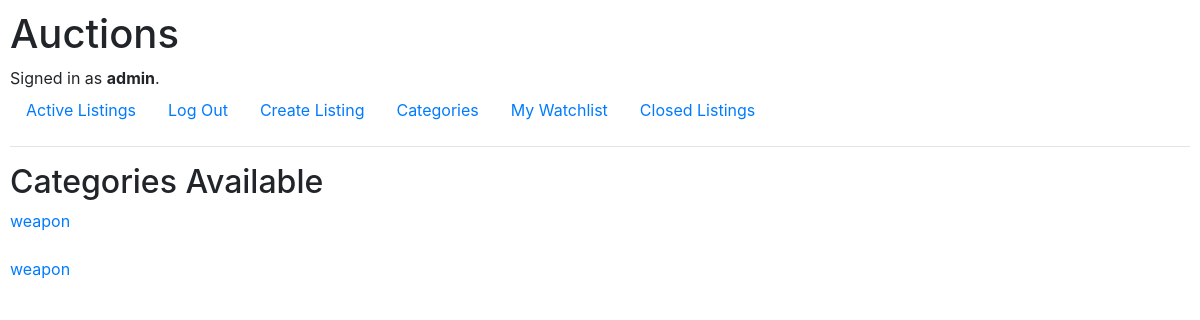
The page /categories/ (signed in) on the database as committed earlier.
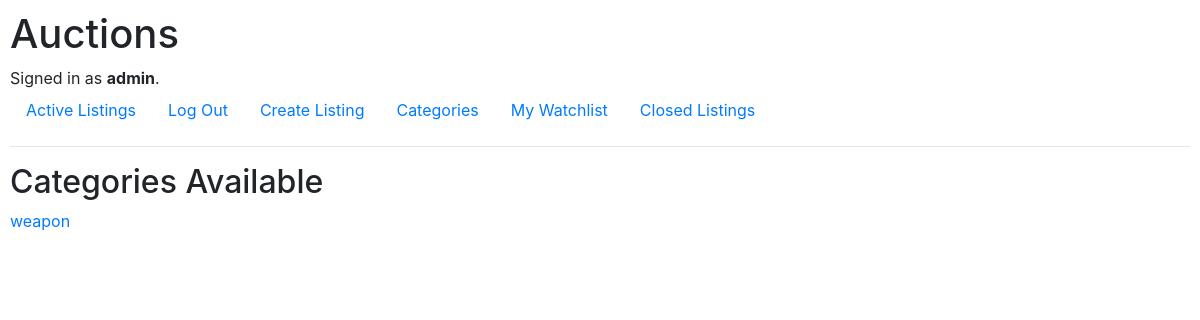
The same page on the database as committed later.
### auctions/models.py (models this page shows, shortened)
class User(AbstractUser):
    listing_items_added_to_watchlist = models.ManyToManyField('Listing', related_name='watchlist_users')
    pass

class Listing(models.Model):
    listing_name = models.CharField(max_length=200)
    listing_description = models.CharField(max_length=1000)
    listing_price = models.IntegerField()
    listing_category = models.CharField(max_length=200)
    listing_image_url = models.URLField()
    listing_created_by = models.ForeignKey(User, null=True, on_delete=models.CASCADE)
    listing_bid_by = models.ForeignKey(User, null=True, on_delete=models.CASCADE, related_name="winning_bidder")
    listing_active = models.BooleanField(default=True)

### auctions/views.py (the view)
# urls.py: path("categories/", views.categories, name="categories"),
def categories(request):
    all_listings = Listing.objects.all()
    all_categories = Listing.objects.values('listing_category').distinct()
    return render(request, "auctions/categories.html", {"all_categories":all_categories, "all_listings":all_listings})

### auctions/templates/auctions/categories.html
{% extends "auctions/layout.html" %}
{% block body %}
    <h2>Categories Available</h2>
        {% for item in all_listings %}
            {% if item.listing_active %}
                <a href="{% url 'clicked_categories' item.listing_category %}">{{ item.listing_category }}</a>
                <br></br>
            {% endif %}
        {% endfor %}
{% endblock %}

### auctions/templates/auctions/layout.html (shortened to what this page needs)
{% load static %}
<!DOCTYPE html>
<html lang="en">
    <head>
        <link rel="stylesheet" href="https://stackpath.bootstrapcdn.com/bootstrap/4.4.1/css/bootstrap.min.css">
        <link href="{% static 'auctions/styles.css' %}" rel="stylesheet">
    </head>
    <body>
        <h1>Auctions</h1>
        <div>
            {% if user.is_authenticated %}
                Signed in as <strong>{{ user.username }}</strong>.
            {% else %}
                Not signed in.
            {% endif %}
        </div>
        <ul class="nav">
            <li class="nav-item">
                <a class="nav-link" href="{% url 'index' %}">Active Listings</a>
            </li>
            {% if user.is_authenticated %}
                <li class="nav-item">
                    <a class="nav-link" href="{% url 'logout' %}">Log Out</a>
                </li>
                <li class="nav-item">
                    <a class="nav-link" href="{% url 'create' %}">Create Listing</a>
                </li>
                <li class="nav-item">
                    <a class="nav-link" href="{% url 'categories' %}">Categories</a>
                </li>
                <li class="nav-item">
                    <a class="nav-link" href="{% url 'watchlist' %}">My Watchlist</a>
                </li>
                <li class="nav-item">
                    <a class="nav-link" href="{% url 'closed_listings' %}">Closed Listings</a>
                </li>
            {% endif %}
        </ul>
        <hr>
        {% block body %}
        {% endblock %}
    </body>
</html>

### auctions/static/auctions/styles.css (style rules this page uses)
body { padding: 10px; }

Rows that differ between the two databases and show on the page:
no longer on this page (row edited): Listing: listing_category "weapon"
